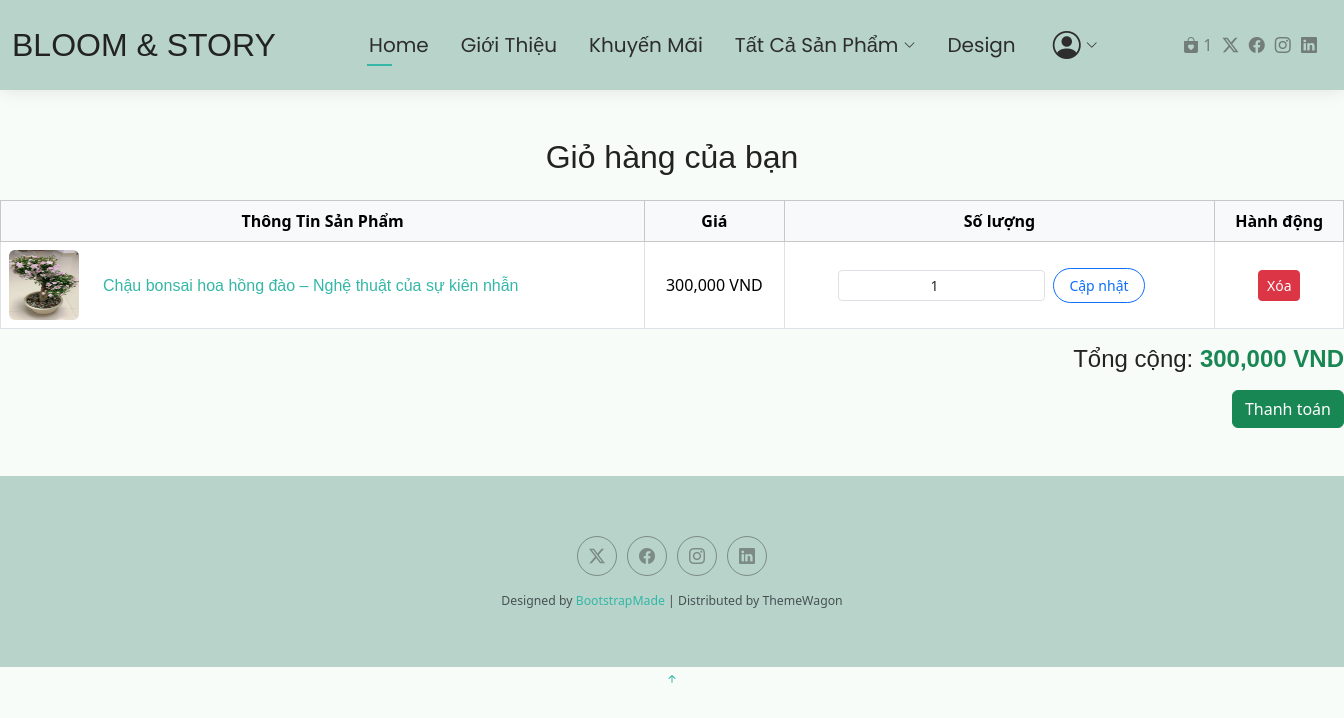
The page /cart/ (signed in) on the database its author committed.
### cart/models.py (models this page shows, shortened)
class CartItem(models.Model):
    user = models.ForeignKey(User, on_delete=models.CASCADE, related_name='cart_items')
    product = models.ForeignKey(Product, on_delete=models.CASCADE)
    quantity = models.PositiveIntegerField(default=1)

### product/models.py (models this page shows, shortened)
class Product(models.Model):
    STATUS_CHOICES = [
        ('available', 'Còn hàng'),
        ('out_of_stock', 'Hết hàng'),
    ]
    category = models.ForeignKey(
        Category,
        on_delete=models.CASCADE,
        related_name='products',
        null=True,
        blank=True
    )
    name = models.CharField(max_length=100)
    price = models.FloatField()
    description = models.TextField()
    image = models.ImageField(upload_to='products/', null=True, blank=True)
    is_featured = models.BooleanField(default=False)
    status = models.CharField(
        max_length=20,
        choices=STATUS_CHOICES,
        default='available',
    )

### cart/views.py (the view, shortened to what this page needs)
# urls.py: path('',CartView.as_view(), name='view_cart'),
class CartView(View):
    def get(self, request):
        if request.user.is_authenticated:
            items = CartItem.objects.filter(user=request.user).select_related('product')
            total_quantity = CartItem.objects.filter(user=request.user).aggregate(Sum('quantity'))['quantity__sum'] or 0
        total = sum(item.product.price * item.quantity for item in items)
        return render(request, 'cart/cart_view.html', {
            'cart_items': items,
            'total': total,
            'cart_total_quantity': total_quantity,
        })

### cart/context_processors.py (called while the page is built)
def cart_total_quantity(request):
    if request.user.is_authenticated:
        total_quantity = CartItem.objects.filter(user=request.user).aggregate(
            Sum('quantity')
        )['quantity__sum'] or 0
    else:
        cart = request.session.get('cart', {})
        total_quantity = sum(item['quantity'] for item in cart.values())
    print("Session cart:", request.session.get('cart'))
    return {'cart_total_quantity': total_quantity}

### cart/templates/cart/cart_view.html (shortened to what this page needs)
{% extends "base.html" %}
{% load static %}
{% load humanize %}
{% block content %}
<link rel="stylesheet" href="{% static 'cart.css' %}">
<div class="cart-container my-5">
  <h2 class="text-center mb-4">Giỏ hàng của bạn</h2>
  {% if cart_items %}
  <table class="table table-bordered text-center align-middle">
    <thead class="table-light">
      <tr>
        <th>Thông Tin Sản Phẩm</th>
        <th>Giá</th>
        <th>Số lượng</th>
        <th>Hành động</th>
      </tr>
    </thead>
    <tbody>
      {% for item in cart_items %}
      <tr>
        <td>
            <div class="d-flex align-items-center">
              {% if item.product.image %}
            <img src="{{ item.product.image.url }}" alt="{{ item.product.name }}" width="70" height="70" class="me-4 rounded">
          {% else %}
            <img src="{% static 'images/no-image.png' %}" width="70" height="70" class="rounded">
          {% endif %}
              <div>
                  <h6 class="mb-0">
                    <a href="{% url 'product_detail' item.product.id %}" class="product-link">
                      {{ item.product.name }}
                    </a>
                  </h6>
              </div>
            </div>
        </td>
        <td>{{ item.product.price|floatformat:0|intcomma }} VND</td>
        <td>
            {% if user.is_authenticated %}
            <form action="{% url 'cart:update_cart' item.id %}" method="POST" class="d-flex justify-content-center align-items-center">
            {% else %}
              <form action="{% url 'cart:update_cart' item.product.id %}" method="POST" class="d-flex justify-content-center align-items-center">
            {% endif %}
                <input type="number" name="quantity" value="{{ item.quantity }}" min="1"
                       class="form-control form-control-sm w-50 text-center me-2">
                <button type="submit" class="me-3 btn btn-outline-primary btn-sm">Cập nhật</button>
            </form>
        </td>
        <td>
            {% if user.is_authenticated %}
              <form action="{% url 'cart:remove_from_cart' item.id %}" method="POST">
            {% else %}
              <form action="{% url 'cart:remove_from_cart' item.product.id %}" method="POST">
            {% endif %}
                <button type="submit" class="btn btn-sm btn-danger">Xóa</button>
              </form>
         </td>
      </tr>
      {% endfor %}
    </tbody>
  </table>
  <div class="text-end mt-3">
    <h4>Tổng cộng: <span class="text-success fw-bold">{{ total|floatformat:0|intcomma }} VND</span></h4>
    <a href="{% url 'orders:checkout' %}" class="btn btn-success mt-2">Thanh toán</a>
  </div>
  {% else %}
  <div class="text-center my-5">
    <p class="text-muted fs-5">Giỏ hàng của bạn đang trống 😢</p>
    <a href="{% url 'index' %}" class="btn btn-outline-success">Tiếp tục mua hàng</a>
  </div>
  {% endif %}
</div>
{% endblock %}

### first_project/static/assets/css/main.css (style rules this page uses)
:root { --default-font: "Roboto", system-ui, -apple-system, "Segoe UI", Roboto, "Helvetica Neue", Arial, "Noto Sans", "Liberation Sans", sans-serif, "Apple Color Emoji", "Segoe UI Emoji", "Segoe UI Symbol", "Noto Color Emoji"; --heading-font: "Raleway", sans-serif; --nav-font: "Poppins", sans-serif; }
:root { --background-color: #ffffff; --default-color: #444444; --heading-color: #222222; --accent-color: #34b7a7; --surface-color: #ffffff; --contrast-color: #ffffff; }
:root { --nav-color: #333; --nav-hover-color: #34b7a7; --nav-mobile-background-color: #ffffff; --nav-dropdown-background-color: #ffffff; --nav-dropdown-color: #444444; --nav-dropdown-hover-color: #34b7a7; }
:root { scroll-behavior: smooth; }
body { color: var(--default-color); background-color: var(--background-color); font-family: var(--default-font); }
a { color: var(--accent-color); text-decoration: none; transition: 0.3s; }
h1, h2, h3, h4, h5, h6 { color: var(--heading-color); font-family: var(--heading-font); }
.btn-outline-primary { border-radius: 20px; padding: 6px 15px; transition: all 0.3s ease; }

### accounts/static/css/account.css (style rules this page uses)
body { font-family: 'Segoe UI', sans-serif; background-color: #f8f8f8; }
body { background-color: #f8f9fa; font-family: 'Segoe UI', Tahoma, Geneva, Verdana, sans-serif; }

### orders/static/css/checkout.css (style rules this page uses)
body { background-color: #f0fdf9; font-family: 'Segoe UI', sans-serif; }
body { background: #f8fcf9; }

### rows shown on the page
CartItem: product.image (picture), product.name "Chậu bonsai hoa hồng đào – Nghệ thuật của sự kiên nhẫn", product.price "300,000", quantity "1"

### other values the page prints
{{ cart_total_quantity }} "1"
{{ total|floatformat:0|intcomma }} "300,000"
